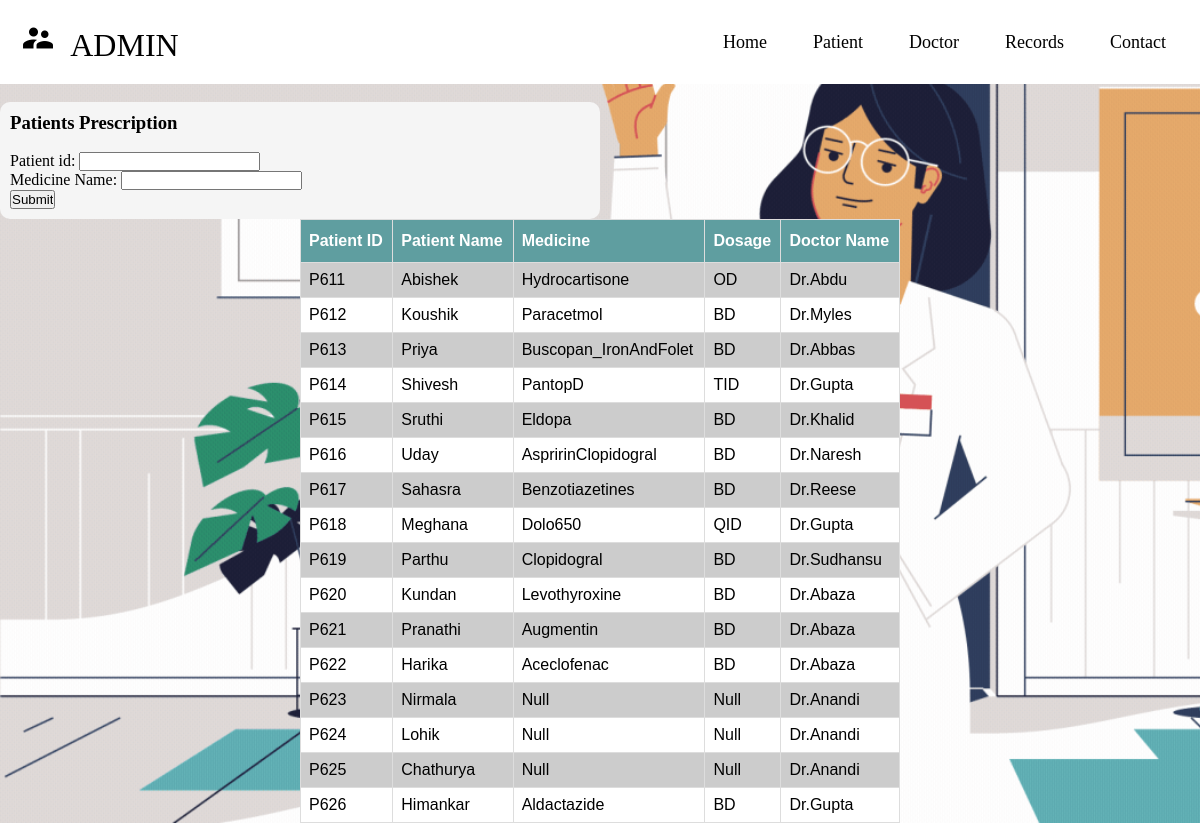
/PMS/admin/admin_patient_prescriptions.php, run on the app's committed database.
### tables this page shows
CREATE TABLE `prescription` (
  `P_ID` varchar(6) NOT NULL,
  `Medicine` varchar(25) NOT NULL,
  `Dosage` varchar(7) DEFAULT NULL
);

CREATE TABLE `patient` (
  `P_ID` varchar(6) NOT NULL,
  `F_name` varchar(15) NOT NULL,
  `L_name` varchar(10) NOT NULL,
  `P_pwd` varchar(20) NOT NULL,
  `P_weight` decimal(3,0) DEFAULT NULL,
  `P_bg` varchar(4) NOT NULL,
  `P_address` varchar(20) DEFAULT NULL,
  `P_dob` date DEFAULT NULL,
  `P_gender` varchar(6) NOT NULL
);

CREATE TABLE `doctor` (
  `D_ID` varchar(5) NOT NULL,
  `D_phno` decimal(10,0) DEFAULT NULL,
  `D_name` varchar(15) NOT NULL,
  `D_gender` varchar(6) NOT NULL,
  `D_pwd` varchar(10) NOT NULL
);

### PMS/admin/admin_patient_prescriptions.php (the view, shortened to what this page needs)
<?php
  include 'admin_config.php';
?>
<!DOCTYPE html>
<html lang="en">
 <head>
   <link rel="stylesheet" href="admin.css" >
 </head>
 <body style="background-image: url('1.gif'); background-size: cover">
   <nav class="navbar">
     <div class="logo"><i class="material-icons" style="font-size:36px;">supervisor_account</i>&nbsp;  ADMIN</div>
     <ul class="nav-links">
       <div class="menu">
         <li><a href="../index.php">Home</a></li>
         <li class="services">
           <a href="admin_patient_details.php">Patient</a>
           <li class="services">
            <a href="admin_doctor_details.php">Doctor</a>
            <li class="services">
            <a href="admin_records_deaths.php">Records</a>
            <li><a href="admin_contact.php">Contact</a></li>
         </li>
     </ul>
   </nav><br>
   <div class="form-container" >
       <h3>Patients Prescription</h3><br>
      <form action="admin_patient_prescriptions.php" method="POST">
      <label for="id">Patient id: </label>
      <input type="text" id="id" name="P_ID" ><br>
      <label for="Medicine">Medicine Name: </label>
      <input type="text" id="Medicine" name="Medicine" ><br>
      <input  name="submit" type="submit" class="btn">
    </form>
   </div>
   <table class="table_content">
       <tr>
           <th>Patient ID</th>
           <th>Patient Name</th>
           <th>Medicine</th>
           <th>Dosage</th>
           <th>Doctor Name</th>
       </tr>
       <?php
  if(!isset($_POST['submit']))
  {
      $query="select * from prescription natural join prescription_doctor natural join doctor natural join patient";
    $data =mysqli_query($conn, $query);
    if (mysqli_num_rows($data)>0)
    {
    while($row=mysqli_fetch_array($data))
        { ?>
            <tr>
                <td><?php echo $row['P_ID']; ?></td>
                <td><?php echo $row['F_name']; ?></td>
                <td><?php echo $row['Medicine']; ?></td>
                <td><?php echo $row['Dosage']; ?></td>
                <td><?php echo $row['D_name']; ?></td>
            </tr>
<?php
        }
    }
    else{
?>
    <tr>
    <td>Records Not Found!</td>
    </tr>
<?php
        }
    }
    ?>
 </body>
</html>

### PMS/admin/admin.css (style rules this page uses)
* { margin: 0; padding: 0; box-sizing: border-box; }
body { font-family: cursive; }
a { text-decoration: none; }
li { list-style: none; }
.navbar { display: flex; align-items: center; justify-content: space-between; padding: 20px; background-color: #fff; color: black; }
.nav-links a { color: black; }
.logo { font-size: 32px; }
.menu { display: flex; gap: 1em; font-size: 18px; }
.menu li { padding: 5px 14px; }
.services { position: relative; }
.form-container { background-color: whitesmoke; position: center; color:black; padding: 10px; max-width: 50%; border-radius: 10px; position: relative; overflow: hidden }

### PMS/admin/admin_patient_prescriptions.php (style rules this page uses)
.table_content { font-family: Arial, Helvetica, sans-serif; border-collapse: collapse; width: 50%; margin:auto; }
.table_content td, .table_content th { border: 1px solid #ddd; padding: 8px; }
.table_content tr:nth-child(even) { background-color: #ccc; }
.table_content tr:nth-child(odd) { background-color: #fff; }
.table_content th { padding-top: 12px; padding-bottom: 12px; text-align: left; background-color: cadetblue; color: white; }

### data on the page
prescription: P_ID "P611", P_ID.F_name "Abishek", Medicine "Hydrocartisone", Dosage "OD", doctor.D_name "Dr.Abdu"
prescription: P_ID "P612", P_ID.F_name "Koushik", Medicine "Paracetmol", Dosage "BD", doctor.D_name "Dr.Myles"
prescription: P_ID "P613", P_ID.F_name "Priya", Medicine "Buscopan_IronAndFolet", Dosage "BD", doctor.D_name "Dr.Abbas"
prescription: P_ID "P614", P_ID.F_name "Shivesh", Medicine "PantopD", Dosage "TID", doctor.D_name "Dr.Gupta"
prescription: P_ID "P615", P_ID.F_name "Sruthi", Medicine "Eldopa", Dosage "BD", doctor.D_name "Dr.Khalid"
prescription: P_ID "P616", P_ID.F_name "Uday", Medicine "AspririnClopidogral", Dosage "BD", doctor.D_name "Dr.Naresh"
prescription: P_ID "P617", P_ID.F_name "Sahasra", Medicine "Benzotiazetines", Dosage "BD", doctor.D_name "Dr.Reese"
prescription: P_ID "P618", P_ID.F_name "Meghana", Medicine "Dolo650", Dosage "QID", doctor.D_name "Dr.Gupta"
prescription: P_ID "P619", P_ID.F_name "Parthu", Medicine "Clopidogral", Dosage "BD", doctor.D_name "Dr.Sudhansu"
prescription: P_ID "P620", P_ID.F_name "Kundan", Medicine "Levothyroxine", Dosage "BD", doctor.D_name "Dr.Abaza"
prescription: P_ID "P621", P_ID.F_name "Pranathi", Medicine "Augmentin", Dosage "BD", doctor.D_name "Dr.Abaza"
prescription: P_ID "P622", P_ID.F_name "Harika", Medicine "Aceclofenac", Dosage "BD", doctor.D_name "Dr.Abaza"
prescription: P_ID "P623", P_ID.F_name "Nirmala", Medicine "Null", Dosage "Null", doctor.D_name "Dr.Anandi"
prescription: P_ID "P624", P_ID.F_name "Lohik", Medicine "Null", Dosage "Null", doctor.D_name "Dr.Anandi"
prescription: P_ID "P625", P_ID.F_name "Chathurya", Medicine "Null", Dosage "Null", doctor.D_name "Dr.Anandi"
prescription: P_ID "P626", P_ID.F_name "Himankar", Medicine "Aldactazide", Dosage "BD", doctor.D_name "Dr.Gupta"
